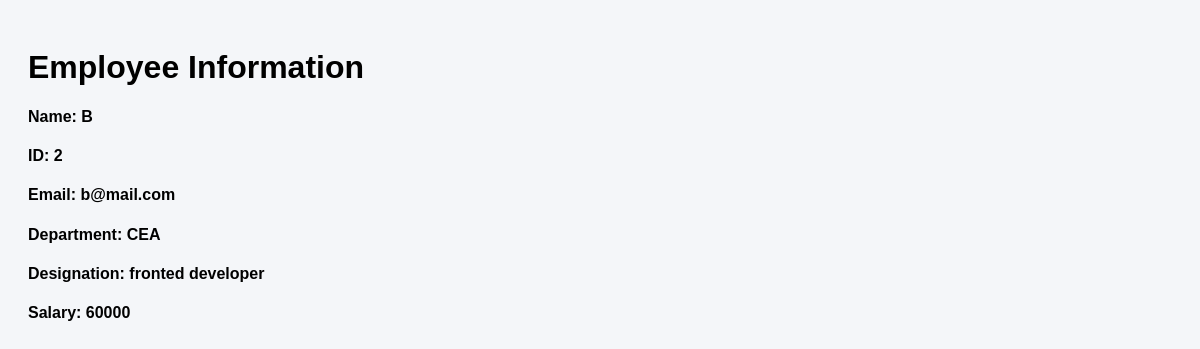
The app's page /employeeinfo/2/ with its own data.
### employee/models.py (models this page shows)
class Employee(models.Model):
    name = models.CharField(max_length=200)
    id = models.IntegerField(primary_key=True)
    email = models.EmailField(max_length=50)
    department = models.CharField(max_length=50)
    designation = models.CharField(max_length=50)
    salary = models.IntegerField()

### employee/views.py (the view)
# urls.py: path('employeeinfo/<int:id>/',employeeinfo),
def employeeinfo(request,id):
    employee = Employee.objects.get(id=id)
    return render(request,"employeeinfo.html",{'employee':employee})

### employee/templates/employeeinfo.html (shortened to what this page needs)
<!DOCTYPE html>
<html lang="en">
<head>
</head>
<body>
    <h1>Employee Information</h1>
    <h4>Name: {{employee.name}}</h4>
    <h4>ID: {{employee.id}}</h4>
    <h4>Email: {{employee.email}}</h4>
    <h4>Department: {{employee.department}}</h4>
    <h4>Designation: {{employee.designation}}</h4>
    <h4>Salary: {{employee.salary}}</h4>
</body>
</html>

### employee/templates/employeeinfo.html (style rules this page uses)
body { font-family: Arial, sans-serif; background-color: #f4f6f9; padding: 20px; }

### records on screen
Employee: name "B", id "2", email "b@mail.com", department "CEA", designation "fronted developer", salary "60000"
